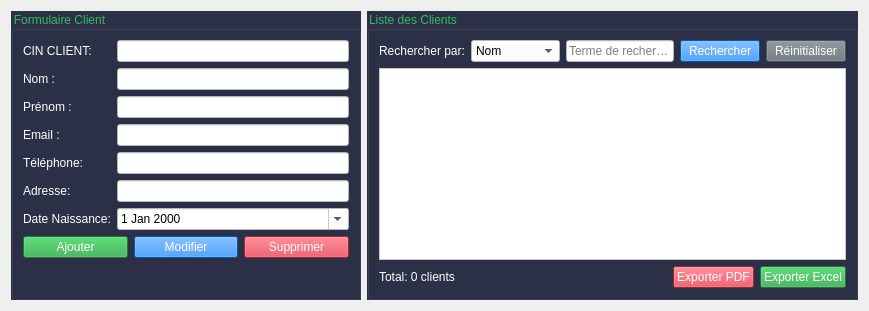
      <widget class="QWidget" name="tabClients">
       <attribute name="title">
        <string>Gestion Clients</string>
       </attribute>
       <layout class="QHBoxLayout" name="horizontalLayoutClients">
        <item>
         <widget class="QGroupBox" name="groupBoxFormulaireClients">
          <property name="minimumSize">
           <size>
            <width>350</width>
            <height>0</height>
           </size>
          </property>
          <property name="styleSheet">
           <string notr="true">font: 700 16pt &quot;Bahnschrift&quot;;
color: rgb(53, 185, 95);
border-color: rgb(53, 185, 95);
background-color: #2c3147;</string>
          </property>
          <property name="title">
           <string>Formulaire Client</string>
          </property>
          <layout class="QFormLayout" name="formLayoutClients">
           <item row="0" column="0">
            <widget class="QLabel" name="labelIdClient">
             <property name="styleSheet">
              <string notr="true">font: 14pt &quot;Bauhaus 93&quot;;
color: rgb(255, 255, 255);</string>
             </property>
             <property name="text">
              <string>CIN CLIENT:</string>
             </property>
            </widget>
           </item>
           <item row="0" column="1">
            <widget class="QLineEdit" name="lineEditIdClient">
             <property name="enabled">
              <bool>true</bool>
             </property>
             <property name="styleSheet">
              <string notr="true">background-color: rgb(255, 255, 255);
border-color: rgb(0, 0, 0);
color: black;</string>
             </property>
            </widget>
           </item>
           <item row="1" column="0">
            <widget class="QLabel" name="labelNom">
             <property name="styleSheet">
              <string notr="true">font: 14pt &quot;Bauhaus 93&quot;;
color: rgb(255, 255, 255);</string>
             </property>
             <property name="text">
              <string>Nom :</string>
             </property>
            </widget>
           </item>
           <item row="1" column="1">
            <widget class="QLineEdit" name="lineEditNom">
             <property name="styleSheet">
              <string notr="true">background-color: rgb(255, 255, 255);
color: black;
border-color: rgb(0, 0, 0);</string>
             </property>
            </widget>
           </item>
           <item row="2" column="0">
            <widget class="QLabel" name="labelPrenom">
             <property name="styleSheet">
              <string notr="true">font: 14pt &quot;Bauhaus 93&quot;;
color: rgb(255, 255, 255);</string>
             </property>
             <property name="text">
              <string>Prénom :</string>
             </property>
            </widget>
           </item>
           <item row="2" column="1">
            <widget class="QLineEdit" name="lineEditPrenom">
             <property name="styleSheet">
              <string notr="true">background-color: rgb(255, 255, 255);
color: black;
border-color: rgb(0, 0, 0);</string>
             </property>
            </widget>
           </item>
           <item row="3" column="0">
            <widget class="QLabel" name="labelEmail">
             <property name="styleSheet">
              <string notr="true">font: 14pt &quot;Bauhaus 93&quot;;
color: rgb(255, 255, 255);</string>
             </property>
             <property name="text">
              <string>Email :</string>
             </property>
            </widget>
           </item>
           <item row="3" column="1">
            <widget class="QLineEdit" name="lineEditEmail">
             <property name="styleSheet">
              <string notr="true">background-color: rgb(255, 255, 255);
color: black;
border-color: rgb(0, 0, 0);</string>
             </property>
            </widget>
           </item>
           <item row="4" column="0">
            <widget class="QLabel" name="labelTelephone">
             <property name="styleSheet">
              <string notr="true">font: 14pt &quot;Bauhaus 93&quot;;
color: rgb(255, 255, 255);</string>
             </property>
             <property name="text">
              <string>Téléphone:</string>
             </property>
            </widget>
           </item>
           <item row="4" column="1">
            <widget class="QLineEdit" name="lineEditTelephone">
             <property name="styleSheet">
              <string notr="true">background-color: rgb(255, 255, 255);
color: black;
border-color: rgb(0, 0, 0);</string>
             </property>
            </widget>
           </item>
           <item row="5" column="0">
            <widget class="QLabel" name="labelAdresse">
             <property name="styleSheet">
              <string notr="true">font: 14pt &quot;Bauhaus 93&quot;;
color: rgb(255, 255, 255);</string>
             </property>
             <property name="text">
              <string>Adresse:</string>
             </property>
            </widget>
           </item>
           <item row="5" column="1">
            <widget class="QLineEdit" name="lineEditAdresse">
             <property name="styleSheet">
              <string notr="true">background-color: rgb(255, 255, 255);
color: black;
border-color: rgb(0, 0, 0);</string>
             </property>
            </widget>
           </item>
           <item row="6" column="0">
            <widget class="QLabel" name="labelDateInscription">
             <property name="styleSheet">
              <string notr="true">font: 14pt &quot;Bauhaus 93&quot;;
color: rgb(255, 255, 255);</string>
             </property>
             <property name="text">
              <string>Date Naissance:</string>
             </property>
            </widget>
           </item>
           <item row="6" column="1">
            <widget class="QDateEdit" name="dateEditInscription">
             <property name="styleSheet">
              <string notr="true">background-color: rgb(255, 255, 255);font: 9pt &quot;Segoe UI&quot;;
color: black;
border-color: rgb(0, 0, 0);</string>
             </property>
             <property name="calendarPopup">
              <bool>true</bool>
             </property>
            </widget>
           </item>
           <item row="7" column="0" colspan="2">
            <layout class="QHBoxLayout" name="horizontalLayoutButtonsClients">
             <item>
              <widget class="QPushButton" name="btnAjouterClient">
               <property name="styleSheet">
                <string notr="true">background-color: #28A745;
font: 900 12pt &quot;Swis721 BlkCn BT&quot;;
color: rgb(255, 255, 255);</string>
               </property>
               <property name="text">
                <string>Ajouter</string>
               </property>
              </widget>
             </item>
             <item>
              <widget class="QPushButton" name="btnModifierClient">
               <property name="styleSheet">
                <string notr="true">background-color: #007BFF;
color: rgb(255, 255, 255);
font: 900 12pt &quot;Swis721 BlkCn BT&quot;;</string>
               </property>
               <property name="text">
                <string>Modifier</string>
               </property>
              </widget>
             </item>
             <item>
              <widget class="QPushButton" name="btnSupprimerClient">
               <property name="styleSheet">
                <string notr="true">background-color: #DC3545;
font: 900 12pt &quot;Swis721 BlkCn BT&quot;;
color: rgb(255, 255, 255);</string>
               </property>
               <property name="text">
                <string>Supprimer</string>
               </property>
              </widget>
             </item>
            </layout>
           </item>
          </layout>
         </widget>
        </item>
        <item>
         <widget class="QGroupBox" name="groupBoxListeClients">
          <property name="styleSheet">
           <string notr="true">font: 700 16pt &quot;Bahnschrift&quot;;
color: rgb(53, 185, 95);
border-color: #35b95f;
background-color: #2c3147;</string>
          </property>
          <property name="title">
           <string>Liste des Clients</string>
          </property>
          <layout class="QVBoxLayout" name="verticalLayoutListeClients">
           <item>
            <layout class="QHBoxLayout" name="horizontalLayoutRechercheClients">
             <item>
              <widget class="QLabel" name="labelRechercheClient">
               <property name="styleSheet">
                <string notr="true">font: 14pt &quot;Bauhaus 93&quot;;
color: rgb(255, 255, 255);</string>
               </property>
               <property name="text">
                <string>Rechercher par:</string>
               </property>
              </widget>
             </item>
             <item>
              <widget class="QComboBox" name="comboBoxCritereClient">
               <property name="styleSheet">
                <string notr="true">font: 9pt &quot;Segoe UI&quot;;
background-color: rgb(255, 255, 255);
color: black;</string>
               </property>
               <item>
                <property name="text">
                 <string>Nom</string>
                </property>
               </item>
               <item>
                <property name="text">
                 <string>Email</string>
                </property>
               </item>
               <item>
                <property name="text">
                 <string>Téléphone</string>
                </property>
               </item>
               <item>
                <property name="text">
                 <string>Ville</string>
                </property>
               </item>
              </widget>
             </item>
             <item>
              <widget class="QLineEdit" name="lineEditRechercheClient">
               <property name="styleSheet">
                <string notr="true">font: 9pt &quot;Segoe UI&quot;;
background-color: rgb(255, 255, 255);
color: black;</string>
               </property>
               <property name="placeholderText">
                <string>Terme de recherche...</string>
               </property>
              </widget>
             </item>
             <item>
              <widget class="QPushButton" name="btnRechercherClient">
               <property name="styleSheet">
                <string notr="true">font: 900 12pt &quot;Swis721 BlkCn BT&quot;;
background-color: #007BFF;
color: white;</string>
               </property>
               <property name="text">
                <string>Rechercher</string>
               </property>
              </widget>
             </item>
             <item>
              <widget class="QPushButton" name="btnReinitialiserClient">
               <property name="styleSheet">
                <string notr="true">background-color: #6C757D;
color: rgb(255, 255, 255);
font: 900 12pt &quot;Swis721 BlkCn BT&quot;;</string>
               </property>
               <property name="text">
                <string>Réinitialiser</string>
               </property>
              </widget>
             </item>
            </layout>
           </item>
           <item>
            <widget class="QTableView" name="tableViewClients">
             <property name="styleSheet">
              <string notr="true">background-color: rgb(255, 255, 255);</string>
             </property>
             <property name="selectionMode">
              <enum>QAbstractItemView::SelectionMode::SingleSelection</enum>
             </property>
             <property name="selectionBehavior">
              <enum>QAbstractItemView::SelectionBehavior::SelectRows</enum>
             </property>
             <property name="sortingEnabled">
              <bool>true</bool>
             </property>
            </widget>
           </item>
           <item>
            <layout class="QHBoxLayout" name="horizontalLayoutExportClients">
             <item>
              <widget class="QLabel" name="labelTotalClients">
               <property name="styleSheet">
                <string notr="true">font: 14pt &quot;Bauhaus 93&quot;;
color: rgb(255, 255, 255);</string>
               </property>
               <property name="text">
                <string>Total: 0 clients</string>
               </property>
              </widget>
             </item>
             <item>
              <spacer name="horizontalSpacerClient">
               <property name="orientation">
                <enum>Qt::Orientation::Horizontal</enum>
               </property>
               <property name="sizeHint" stdset="0">
                <size>
                 <width>40</width>
                 <height>20</height>
                </size>
               </property>
              </spacer>
             </item>
             <item>
              <widget class="QPushButton" name="btnExporterPDFClient">
               <property name="styleSheet">
                <string notr="true">background-color: #DC3545;
color: rgb(255, 255, 255);
font: 900 12pt &quot;Swis721 BlkCn BT&quot;;</string>
               </property>
               <property name="text">
                <string>Exporter PDF</string>
               </property>
              </widget>
             </item>
             <item>
              <widget class="QPushButton" name="btnExporterExcelClient">
               <property name="styleSheet">
                <string notr="true">background-color: #28A745;
color: rgb(255, 255, 255);
font: 900 12pt &quot;Swis721 BlkCn BT&quot;;</string>
               </property>
               <property name="text">
                <string>Exporter Excel</string>
               </property>
              </widget>
             </item>
            </layout>
           </item>
          </layout>
         </widget>
        </item>
       </layout>
      </widget>
